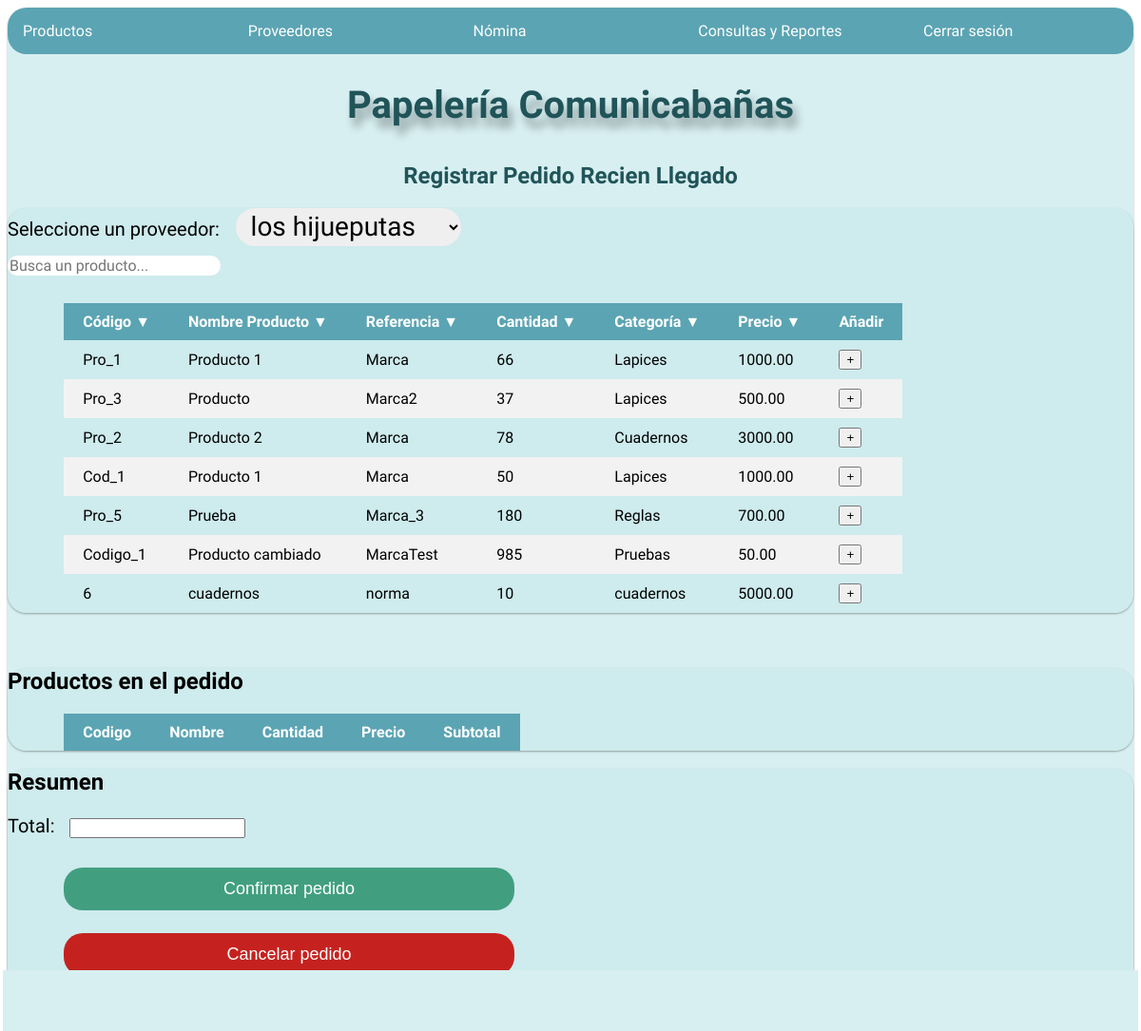
Before: /Recibirpedido/ with the older database file.
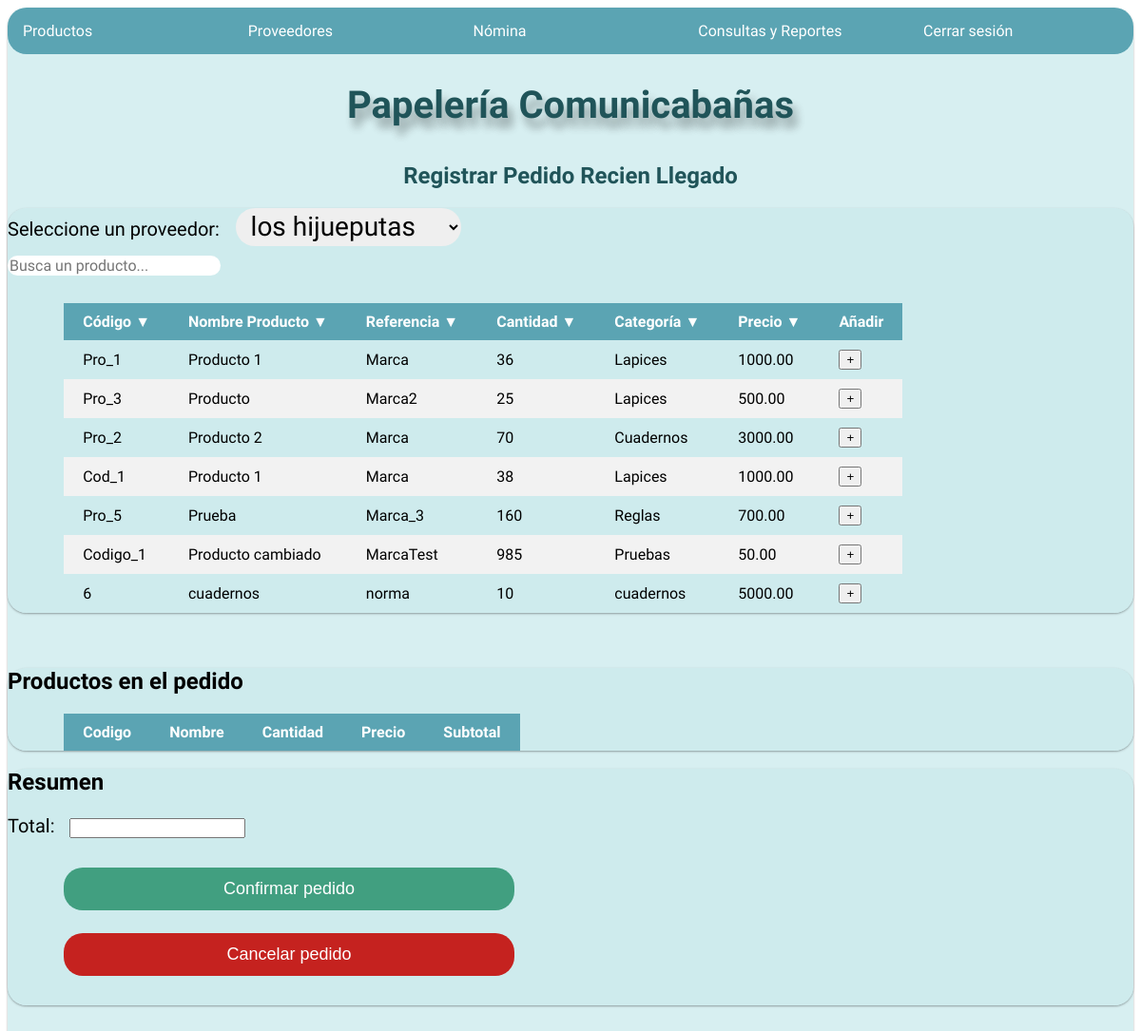
After: the same page with the newer database file.
### Datos/models.py (models this page shows, shortened)
class Producto(models.Model):
    Codigo = models.CharField(max_length=20, primary_key=True)
    Nombre = models.CharField(max_length=50)
    Referencia = models.CharField(max_length=50)
    Categoria = models.CharField(max_length=50)
    Precio = models.DecimalField(max_digits=10, decimal_places=2)
    Existencia = models.IntegerField()

### Papeleria/views.py (the view)
# urls.py: path('Recibirpedido/', v.recibped, name= 'recibped'),
def recibped(request):
    if checkLG():
        proveedores= Proveedor.objects.all()
        productos= Producto.objects.all()
        return render(request,'RecibPed.html',{'proveedores':proveedores, 'productos':productos})
    return render(request, 'login.html')

### Datos/views.py (called while the page is built)
def checkLG():
    empleados = Empleado.objects.all()
    for empleado in empleados:
        if empleado.logged == True:
            return True
    return False

### Papeleria/Templates/RecibPed.html (shortened to what this page needs)
{% extends "Base.html"%}
{% load static%}
{% block content %}
<link rel="stylesheet" href="{% static 'css/RecibPed.css' %}">
<link rel="stylesheet" href="{% static 'css/recibirpedido.css' %}">
<header style="text-align: center;">
    <h2 class=" subtitle" style=" padding-top: 10px; color:#205459" >Registrar Pedido Recien Llegado</h2>
</header>
<div class="row center-xs" >
    <div class="card col-md-10 col-sm-10 col-xs-10  ">
        <label id="lbltotal"for="Total">Seleccione un proveedor: </label>
        <select name="proveedor" class = "combo">
            {% for item in proveedores %}
            <option value="{{item.NIT}}">{{item.Nombre}}</option>
            {% endfor %}
        </select>
        <table id="tableProductos">
            <br>
            <input type="text" id="myInput" onkeyup="myFunction()" placeholder="Busca un producto...">
            <br>
            <br>
            <thead>
                <tr>
                    <th data-numeric = "0" data-column= "0" data-order="desc">Código &#9660</th>
                    <th data-numeric = "0" data-column= "1" data-order="desc">Nombre Producto &#9660</th>
                    <th data-numeric = "0" data-column= "2" data-order="desc">Referencia &#9660</th>
                    <th data-numeric = "1" data-column= "3" data-order="desc">Cantidad &#9660</th>
                    <th data-numeric = "0" data-column= "4" data-order="desc">Categoría &#9660</th>
                    <th data-numeric = "1" data-column= "5" data-order="desc">Precio &#9660</th>
                    <th>Añadir</th>
                </tr>
            </thead>
            <tbody>
            {% for producto in productos %}
            <tr>
                <td >{{producto.Codigo}}</td>
                <td >{{ producto.Nombre }}</td>
                <td >{{ producto.Referencia }}</td>
                <td >{{ producto.Existencia }}</td>
                <td >{{ producto.Categoria }}</td>
                <td >{{ producto.Precio }}</td>
                <td><button data-product="{{producto.Codigo}}" data-nombre="{{producto.Nombre}}" data-precio="{{producto.Precio}}" class="btnimg" type="submit">+</button></td>
            </tr>
            {% endfor %}
            </tbody>
        </table>
    </div>
</div>
<br>
<br>
<div class="row center-xs" >
    <div class="card col-md-7 col-sm-7 col-xs-10  ">
        <h2>Productos en el pedido</h2>
        <table id="tableCart"  >
            <thead>
                <tr>
                    <th>Codigo</th>
                    <th>Nombre</th>
                    <th>Cantidad</th>
                    <th>Precio</th>
                    <th>Subtotal</th>
                </tr>
            </thead>
        </table>
    </div>
    <div class="card col-md-3 col-sm-3 col-xs-10  ">
        <h2>Resumen</h2>
        <label id="lbltotal"for="Total">Total:</label>
        <input name="total" type="text" id="totaltxt" readonly>
        <br>
        <br>
        <a href="/productos/"><button class="endbtn" id="confirm">Confirmar pedido</button></a>
        <br>
        <a href="#"><button onclick="clearCart()" class="endbtn" id="cancel">Cancelar pedido</button></a>
        <br>
        <br>
    </div>
</div>
{% endblock %}

Changed rows visible on the page:
changed Producto "Pro_1": Existencia "66" → "36"
changed Producto "Pro_3": Existencia "37" → "25"
changed Producto "Pro_2": Existencia "78" → "70"
changed Producto "Cod_1": Existencia "50" → "38"
changed Producto "Pro_5": Existencia "180" → "160"
